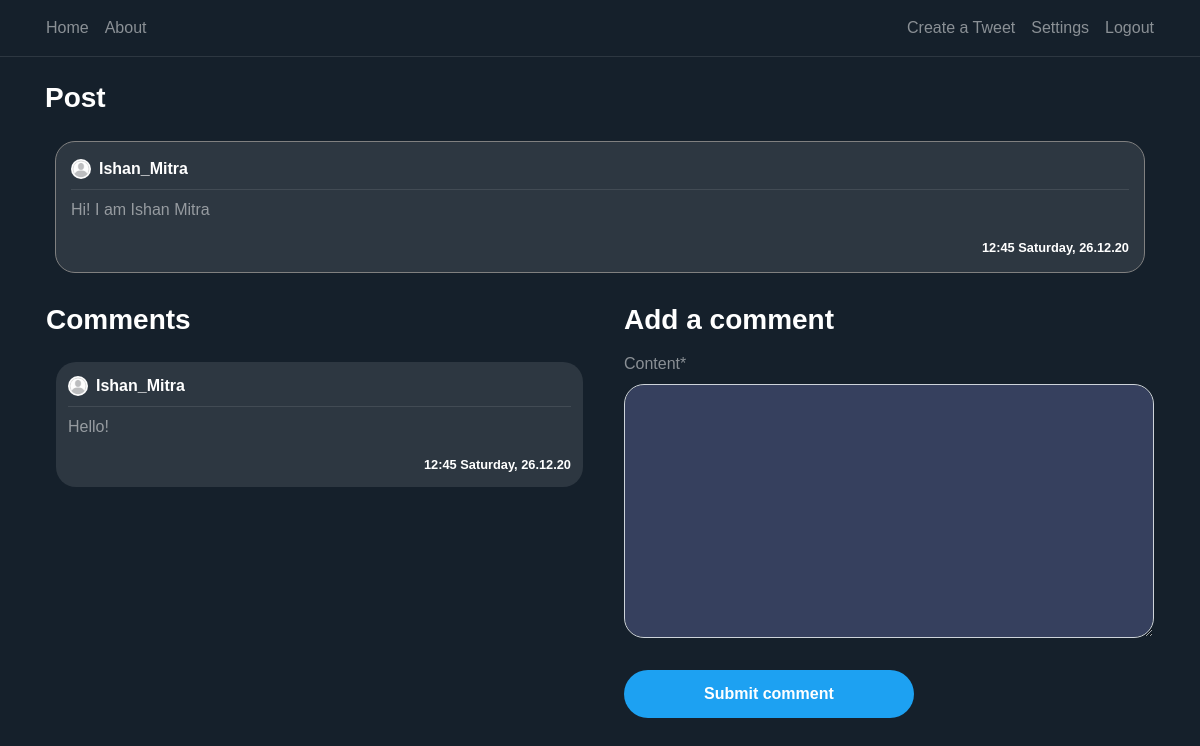
/post/3/ (signed in), run on the app's committed database.
### blog/models.py (models this page shows, shortened)
class Post(models.Model):
    content = models.TextField(max_length=1000)
    date_posted = models.DateTimeField(default=timezone.now)
    author = models.ForeignKey(User, on_delete=models.CASCADE)
    likes= models.IntegerField(default=0)
    dislikes= models.IntegerField(default=0)

class Comment(models.Model):
    content = models.TextField(max_length=150)
    date_posted = models.DateTimeField(default=timezone.now)
    author = models.ForeignKey(User, on_delete=models.CASCADE)
    post_connected = models.ForeignKey(Post, on_delete=models.CASCADE)

### users/models.py (models this page shows, shortened)
class Profile(models.Model):
    user = models.OneToOneField(User, on_delete=models.CASCADE)
    image = models.ImageField(default='default.png', upload_to='profile_pics')

### blog/views.py (the view)
# urls.py: path('post/<int:pk>/', PostDetailView.as_view(), name='post-detail'),
class PostDetailView(DetailView):
    model = Post
    template_name = 'blog/post_detail.html'
    context_object_name = 'post'
    def get_context_data(self, **kwargs):
        data = super().get_context_data(**kwargs)
        comments_connected = Comment.objects.filter(post_connected=self.get_object()).order_by('-date_posted')
        data['comments'] = comments_connected
        data['form'] = NewCommentForm(instance=self.request.user)
        return data
    def post(self, request, *args, **kwargs):
        new_comment = Comment(content=request.POST.get('content'),
                              author=self.request.user,
                              post_connected=self.get_object())
        new_comment.save()
        return self.get(self, request, *args, **kwargs)

### blog/forms.py
class NewCommentForm(forms.ModelForm):
    class Meta:
        model = Comment
        fields = ['content']

### templates/blog/post_detail.html (shortened to what this page needs)
{% extends "blog/base.html" %}
{% load crispy_forms_tags %}
{% block content %}
<div class="container">
    <h3 class="white-important mb-3">
        Post
    </h3>
   <article class="media content-section">
        <div style="width: 100%; word-break: break-all;" class="hovered-tweet-comment">
            <div class="pb-2 row m-0 " style="width: 100%; margin-right: 0 !important;">
               <div
                       style="padding-left: 0px !important;"
                       class="col-8 no-padding d-flex align-items-center">
                   <img
                       class="rounded-circle mr-2"
                       style="width: 20px; height: 20px;"
                       src="{{ post.author.profile.image.url }}">
                   <a class="mr-2 white-important" href="{% url 'user-posts' post.author %}">
                       {{ post.author }}
                   </a>
               </div>
               <div class="col-4 d-flex flex-row-reverse no-padding align-items-center"
                    style="padding-right: 0 !important;">
               </div>
           </div>
            <div
                    class="mb-2 "
                    style="width: 100%; height: 1px; background-color: rgba(255, 255, 255, 0.1)"></div>
            <a style="color: rgba(255, 255, 255, 0.5) !important;">
                <p>
                    {{ post.content }}
                </p>
                <small
                    class="white-important d-flex full-width flex-row-reverse">
                    {{ post.date_posted | date:"H:i l, d.m.y" }}
                </small>
            </a>
        </div>
   </article>
    <div class="row pl-3">
        <div class="col-12 col-md-6 pl-0">
         <h3 class="white-important mb-3">
             Comments
         </h3>
        {% for comment in comments %}
            <article class="media content-section">
                <div style="width: 100%; word-break: break-all;" class="hovered-tweet-comment-in">
                <div class="pb-2 row m-0" style="width: 100%; margin-right: 0 !important;">
                   <div
                           style="padding-left: 0px !important;"
                           class="col-8 no-padding d-flex align-items-center">
                       <img
                           class="rounded-circle mr-2"
                           style="width: 20px; height: 20px;"
                           src="{{ comment.author.profile.image.url }}">
                       <a class="mr-2 white-important" href="{% url 'user-posts' comment.author.username %}">
                           {{ comment.author }}
                       </a>
                   </div>
               </div>
                <div
                        class="mb-2"
                        style="width: 100%; height: 1px; background-color: rgba(255, 255, 255, 0.1)"></div>
                <a style="color: rgba(255, 255, 255, 0.5) !important;">
                    <p>
                        {{ comment.content }}
                    </p>
                    <small
                        class="white-important d-flex full-width flex-row-reverse">
                        {{ comment.date_posted | date:"H:i l, d.m.y" }}
                    </small>
                </a>
            </div>
            </article>
        {% endfor %}
        </div>
        {% if user is not None %}
            <div class="col-12 col-md-6 pl-0 pl-md-3 pr-3">
                <h3 class="white-important mb-3">
                    Add a comment
                </h3>
                <form method="POST">
                    <fieldset class="form-group">
                        {{ form | crispy }}
                    </fieldset>
                    <div class="form-group">
                        <button class="btn btn-outline-primary" type="submit">Submit comment</button>
                    </div>
                </form>
            </div>
        {% endif %}
    </div>
  </div>
{% endblock content %}

### blog/static/blog/main.css (style rules this page uses)
:root { --muted-color: rgba(255, 255, 255, 0.5); }
body { background: #15202b; color: var(--muted-color); margin-top: 5rem; }
h1, h2, h3, h4, h5, h6 { color: var(--muted-color); }
.content-section { padding: 10px 10px; margin-bottom: 20px; }
.no-padding { padding: 0 !important; }
a { color: white; text-underline: none; text-decoration: none !important; }
article { border-radius: 4px; }
.white-important { color: white; font-weight: bold; }
.full-width { width: 100% }
.btn-outline-primary { border-color: white; color: white !important; padding: 12px 80px 12px 80px; font-weight: bold; background-color: #1da1f2; border:0; border-radius: 25px; }
.form-control { background-color: #36405e !important; color: var(--muted-color) !important; box-shadow: 0 0 0 0 !important; border-radius: 20px !important; }
.hovered-tweet-comment { background-color: #2d3741 !important; padding:15px; border-radius: 20px; border:1px solid grey; }
.hovered-tweet-comment-in { background-color: #2d3741 !important; padding:12px; border-radius: 20px; }

### blog/static/blog/style.css (style rules this page uses)
body { font-family: Arial, Helvetica, sans-serif; height: 100vh; margin: 0; padding: 0; }

### data on the page
Post: author.profile.image (picture), author "Ishan_Mitra", content "Hi! I am Ishan Mitra", date_posted "12:45 Saturday, 26.12.20"
Comment: author.profile.image (picture), author "Ishan_Mitra", content "Hello!", date_posted "12:45 Saturday, 26.12.20"
